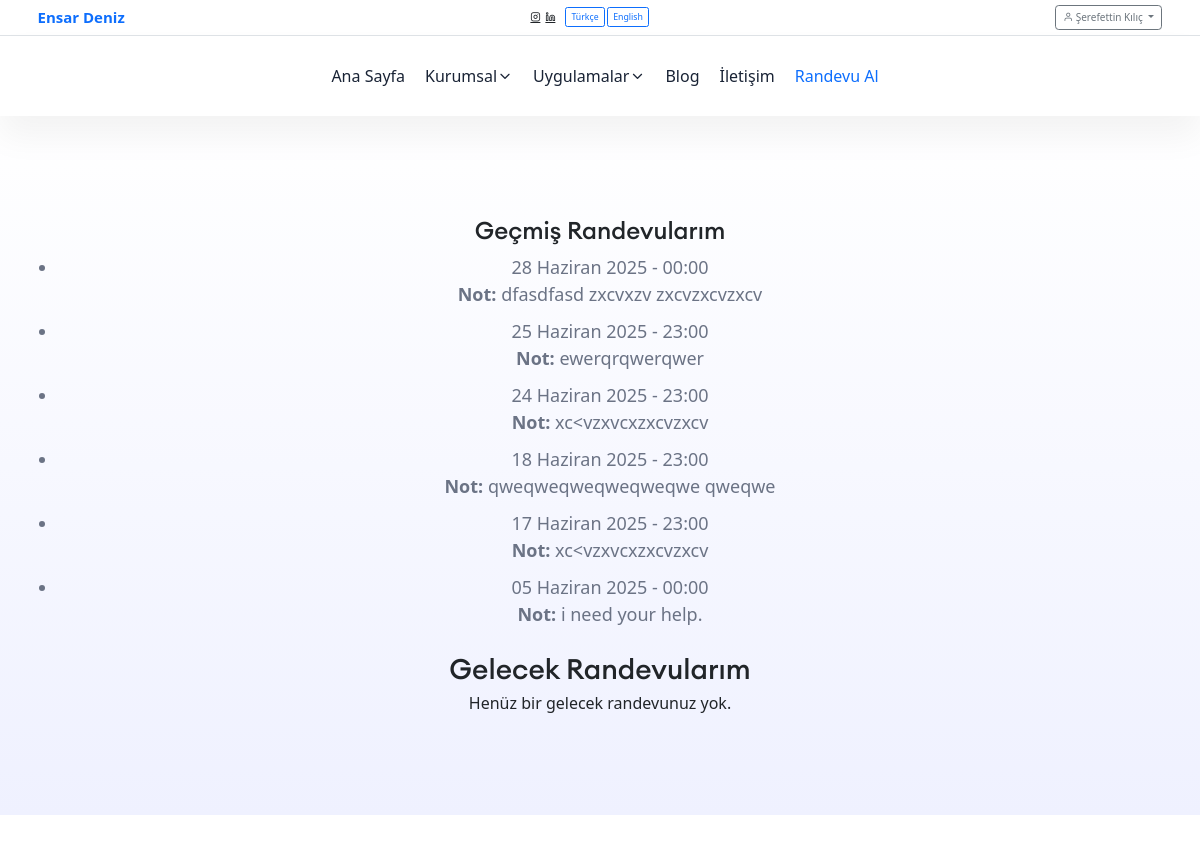
The page /kullanici/profil/ (signed in, upper part) on the database as committed earlier.
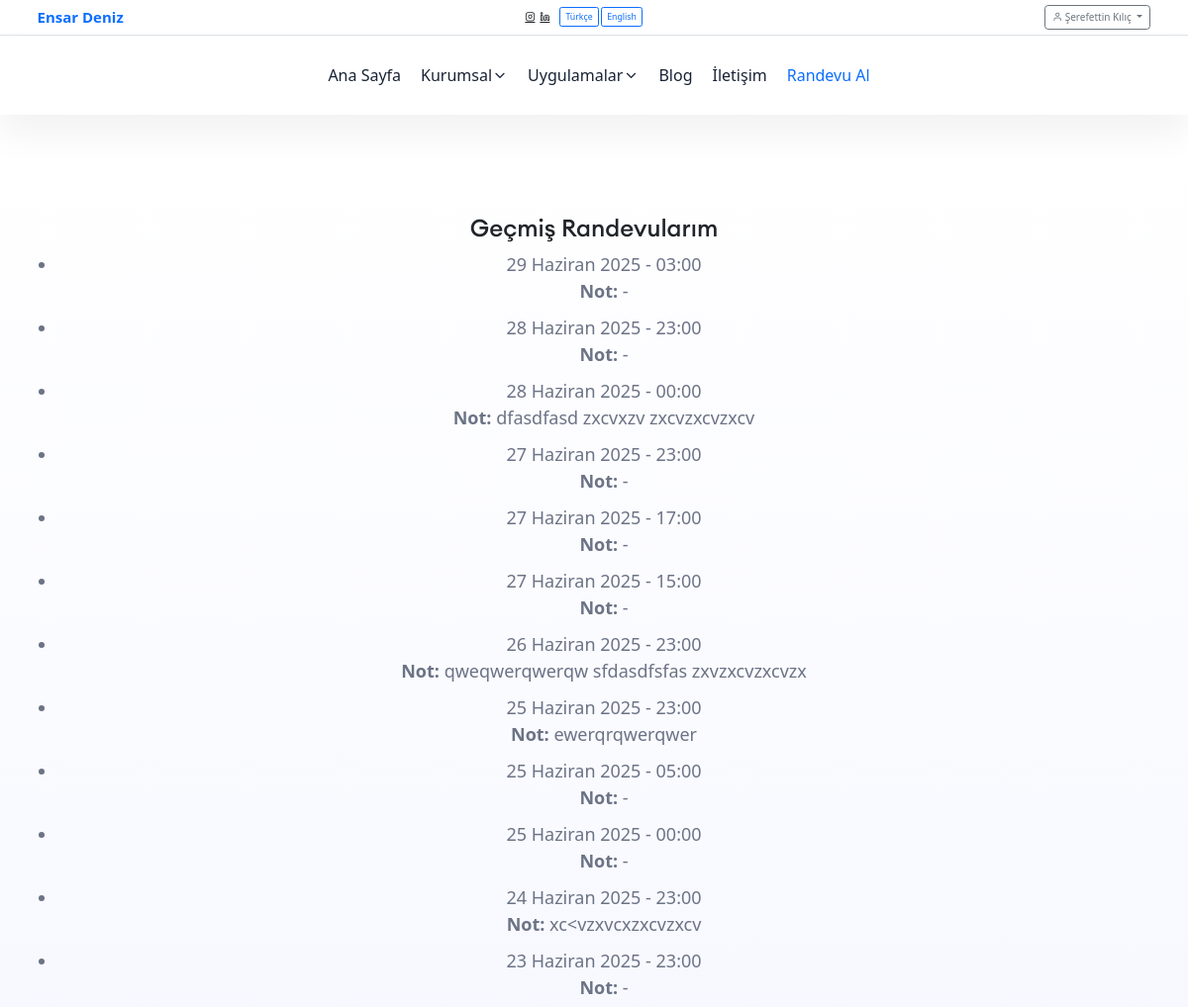
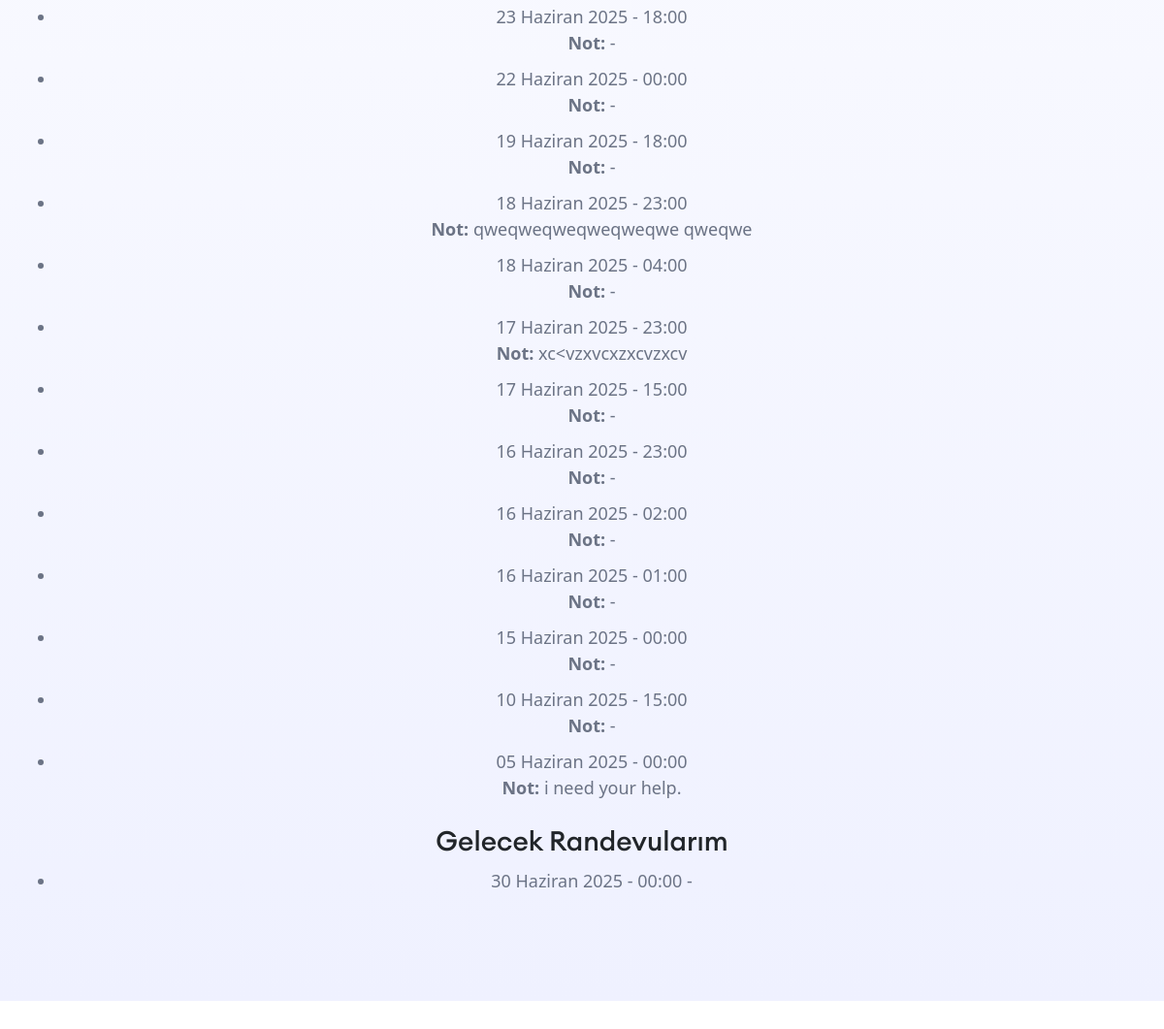
The same page on the database as committed later (2 pictures, top to bottom).
### users/models.py (models this page shows, shortened)
class CustomUser(AbstractBaseUser, PermissionsMixin):
    email = models.EmailField(_('email address'), unique=True)
    name = models.CharField(max_length=150)
    is_active = models.BooleanField(default=True)
    is_staff = models.BooleanField(default=False)
    created = models.DateTimeField(auto_now_add=True)
    updated = models.DateTimeField(auto_now=True)
    objects = CustomAccountManager()
    USERNAME_FIELD = 'email'
    REQUIRED_FIELDS = ['name']
    class Meta:
        verbose_name = "User"
        verbose_name_plural = "users"

class Appointment(models.Model):
    client = models.ForeignKey(CustomUser, on_delete=models.CASCADE, related_name="appointments")
    date = models.DateField()
    time = models.TimeField()
    notes = models.TextField(blank=True, null=True)
    created_at = models.DateTimeField(auto_now_add=True)
    is_paid = models.BooleanField(default=False)
    my_notes = models.TextField(blank=True, null=True)

### users/views.py (the view)
# urls.py: path('profil/', views.user_profile, name='profile'),
@login_required
def user_profile(request):
    user = request.user
    now = datetime.now()
    past_appointments = Appointment.objects.filter(client=user, date__lt=now.date()).order_by('-date', '-time')
    future_appointments = Appointment.objects.filter(client=user, date__gte=datetime.now().date()).order_by('date', 'time')
    return render(request, 'users/profil.html', {
        'past_appointments': past_appointments,
        'future_appointments': future_appointments
    })

### core/context_processors.py (called while the page is built)
def interventions_context(request):
    return {
        'intervention': Intervention.objects.all(),
        'redirect_to': request.path
    }

def get_client_ip(request):
    x_forwarded_for = request.META.get('HTTP_X_FORWARDED_FOR')
    if x_forwarded_for:
        ip = x_forwarded_for.split(',')[0]
    else:
        ip = request.META.get('REMOTE_ADDR')
    return ip

def is_from_turkey(request):
    if 'is_from_turkey' not in request.session:
        ip = get_client_ip(request)
        print("client ip: ", ip)
        try:
            response = requests.get(f"https://ipwho.is/{ip}")
            data = response.json()
            country = data.get("country")
            is_turkey = (country == "Turkey")
        except Exception:
            is_turkey = False
        request.session['is_from_turkey'] = is_turkey
    return {
        'is_from_turkey': request.session.get('is_from_turkey', False)
    }

### payment/context_processors.py (called while the page is built, shortened)
def interventions_context(request):
    return {
        'intervention': Intervention.objects.all(),
        'redirect_to': request.path
    }

def is_from_turkey(request):
    return {
        'is_from_turkey': request.session.get('is_from_turkey', False)
    }

### users/context_processors.py (called while the page is built, shortened)
def interventions_context(request):
    return {
        'intervention': Intervention.objects.all(),
        'redirect_to': request.path
    }

def auth_status(request):
    return {
        "is_authenticated": request.user.is_authenticated
    }

def is_from_turkey(request):
    return {
        'is_from_turkey': request.session.get('is_from_turkey', False)
    }

### templates/users/profil.html (shortened to what this page needs)
<!DOCTYPE html>
{% load static %}
{% load i18n %}
<html lang="en">
<head>
    <link rel="stylesheet" href="{% static 'css/vendor/bootstrap.min.css' %}">
    <link rel="stylesheet" href="{% static 'css/vendor/slick.css' %}">
    <link rel="stylesheet" href="{% static 'css/vendor/slick-theme.css' %}">
    <link rel="stylesheet" href="{% static 'css/plugins/sal.css' %}">
    <link rel="stylesheet" href="{% static 'css/plugins/feather.css' %}">
    <link rel="stylesheet" href="{% static 'css/plugins/fontawesome.min.css' %}">
    <link rel="stylesheet" href="{% static 'css/plugins/euclid-circulara.css' %}">
    <link rel="stylesheet" href="{% static 'css/plugins/swiper.css' %}">
    <link rel="stylesheet" href="{% static 'css/plugins/magnify.css' %}">
    <link rel="stylesheet" href="{% static 'css/plugins/odometer.css' %}">
    <link rel="stylesheet" href="{% static 'css/plugins/animation.css' %}">
    <link rel="stylesheet" href="{% static 'css/plugins/bootstrap-select.min.css' %}">
    <link rel="stylesheet" href="{% static 'css/plugins/jquery-ui.css' %}">
    <link rel="stylesheet" href="{% static 'css/plugins/magnigy-popup.min.css' %}">
    <link rel="stylesheet" href="{% static 'css/style.css' %}">
    <link rel="stylesheet" href="https://cdn.jsdelivr.net/npm/bootstrap@5.3.0/dist/css/bootstrap.min.css">
    <link rel="stylesheet"
        href="https://cdnjs.cloudflare.com/ajax/libs/bootstrap-datepicker/1.9.0/css/bootstrap-datepicker.min.css">
    <link rel="stylesheet"
        href="https://cdnjs.cloudflare.com/ajax/libs/bootstrap-timepicker/0.5.2/css/bootstrap-timepicker.min.css">
    <link rel="stylesheet" href="https://cdn.jsdelivr.net/npm/flatpickr/dist/flatpickr.min.css">
</head>
<body>
        <div id="app">
            <header class="rbt-header rbt-header-9">
                {% include '../header.html' %}
                {% include '../navbar.html' %}
            </header>
        <div class="rbt-breadcrumb-default ptb--100 ptb_md--50 ptb_sm--30 bg-gradient-1">
            <div class="container">
                <div class="row">
                    <div class="col-lg-12">
                        <div class="breadcrumb-inner text-center">
                            <h3>Geçmiş Randevularım</h3>
                            {% if past_appointments %}
                            <ul>
                                {% for appointment in past_appointments %}
                                <li>
                                    {{ appointment.date }} - {{ appointment.time }} <br>
                                    <strong>Not:</strong> {{ appointment.notes|default:"-" }}
                                </li>
                                {% endfor %}
                            </ul>
                            {% else %}
                            <p>Henüz geçmiş randevunuz bulunmamaktadır.</p>
                            {% endif %}
                            <br>
                            <h2>Gelecek Randevularım</h2>
                            {% if future_appointments %}
                            <ul>
                                {% for appointment in future_appointments %}
                                <li>{{ appointment.date }} - {{ appointment.time }} - {{ appointment.notes }}</li>
                                {% endfor %}
                            </ul>
                            {% else %}
                            <p>Henüz bir gelecek randevunuz yok.</p>
                            {% endif %}
                        </div>
                    </div>
                </div>
            </div>
        </div>
    </div>
</body>
</html>

### templates/header.html (shortened to what this page needs)
{% load i18n %}
<header class="rbt-header rbt-header-9 border-bottom py-2">
    <div class="container">
        <div class="d-flex justify-content-between align-items-center flex-wrap">
            <div class="d-flex align-items-center mb-2 mb-md-0">
                <a href="{% url 'core:home' %}" class="navbar-brand fw-bold fs-4 text-primary">
                    Ensar Deniz
                </a>
            </div>
            <div class="d-flex align-items-center gap-3 mb-2 mb-md-0">
                <div class="d-flex gap-2">
                    <a href="https://www.instagram.com/psikologensardeniz" target="_blank" class="text-dark">
                        <i class="feather-instagram"></i>
                    </a>
                    <a href="https://www.linkedin.com/in/ensar-deniz-b9ba79211?utm_source=share&utm_campaign=share_via&utm_content=profile&utm_medium=android_app" target="_blank" class="text-dark">
                        <i class="feather-linkedin"></i>
                    </a>
                </div>
                <form action="{% url 'set_language' %}" method="post" class="d-flex gap-1">
                    <button type="submit" name="language" value="tr"
                        class="btn btn-sm {% if LANGUAGE_CODE == 'tr' %}btn-primary{% else %}btn-outline-primary{% endif %}">
                        Türkçe
                    </button>
                    <button type="submit" name="language" value="en"
                        class="btn btn-sm {% if LANGUAGE_CODE == 'en' %}btn-primary{% else %}btn-outline-primary{% endif %}">
                        English
                    </button>
                </form>
            </div>
            <div class="d-flex align-items-center gap-3">
                {% if user.is_authenticated %}
                    <div class="dropdown">
                        <a class="btn btn-outline-secondary dropdown-toggle" href="#" role="button" data-bs-toggle="dropdown" aria-expanded="false">
                            <i class="feather-user"></i> {{ user.name }}
                        </a>
                    </div>
                {% else %}
                    <a href="{% url 'users:login' %}" class="btn btn-outline-primary">
                        <i class="feather-user"></i> {% trans "Giriş Yap" %}
                    </a>
                {% endif %}
            </div>
        </div>
    </div>
</header>

### templates/navbar.html (shortened to what this page needs)
{% load i18n %}
<div class="rbt-header-wrapper  header-not-transparent header-sticky">
    <div class="container">
        <div class="mainbar-row rbt-navigation-end align-items-center">
            <div class="header-left rbt-header-content">
                <div class="header-info">
                </div>
            </div>
            <div class="rbt-main-navigation d-none d-xl-block">
                <nav class="mainmenu-nav">
                    <ul class="mainmenu">
                        <li class="with-megamenu has-menu-child-item position-static">
                            <a href="{% url 'core:home' %}">{% trans "Ana Sayfa" %}</a>
                        </li>
                        <li class="has-dropdown has-menu-child-item">
                            <a href="#">{% trans "Kurumsal" %}
                                <i class="feather-chevron-down"></i>
                            </a>
                        </li>
                        <li class="has-dropdown has-menu-child-item">
                            <a href="{% url 'core:home' %}#uygulamalar" title="Uygulamalar">{% trans "Uygulamalar" %}
                                <i class="feather-chevron-down"></i>
                            </a>
                        </li>
                        <li class="with-megamenu has-menu-child-item position-static">
                            <a href="{% url 'core:blog' %}">{% trans "Blog" %}</a>
                        </li>
                        <li class="with-megamenu has-menu-child-item position-static">
                            <a href="{% url 'core:iletisim' %}">{% trans "İletişim" %}</a>
                        </li>
                        <li class="with-megamenu has-menu-child-item position-static">
                            <a href="{% url 'users:randevu_olustur' %}" class="text-primary">{% trans "Randevu Al" %}</a>
                        </li>
                    </ul>
                </nav>
            </div>
        </div>
    </div>
</div>

### templates/mobile-section.html (shortened to what this page needs)
{% load i18n %}
{% load static %}

### templates/footer.html (shortened to what this page needs)
{% load i18n %}

### templates/users/profil.html (style rules this page uses)
.breadcrumb-inner h3 { font-size: 24px; }
.breadcrumb-inner h2 { font-size: 28px; }
.breadcrumb-inner ul li { font-size: 18px; }

Rows that differ between the two databases and show on the page:
added Appointment: date "29 Haziran 2025", time "03:00", notes "-", shown under "Geçmiş Randevularım"
added Appointment: date "28 Haziran 2025", time "23:00", notes "-", shown under "Geçmiş Randevularım"
added Appointment: date "27 Haziran 2025", time "23:00", notes "-", shown under "Geçmiş Randevularım"
added Appointment: date "27 Haziran 2025", time "17:00", notes "-", shown under "Geçmiş Randevularım"
added Appointment: date "27 Haziran 2025", time "15:00", notes "-", shown under "Geçmiş Randevularım"
added Appointment: date "26 Haziran 2025", time "23:00", notes "qweqwerqwerqw sfdasdfsfas zxvzxcvzxcvzx", shown under "Geçmiş Randevularım"
added Appointment: date "25 Haziran 2025", time "05:00", notes "-", shown under "Geçmiş Randevularım"
added Appointment: date "25 Haziran 2025", time "00:00", notes "-", shown under "Geçmiş Randevularım"
added Appointment: date "23 Haziran 2025", time "23:00", notes "-", shown under "Geçmiş Randevularım"
added Appointment: date "23 Haziran 2025", time "18:00", notes "-", shown under "Geçmiş Randevularım"
added Appointment: date "22 Haziran 2025", time "00:00", notes "-", shown under "Geçmiş Randevularım"
added Appointment: date "19 Haziran 2025", time "18:00", notes "-", shown under "Geçmiş Randevularım"
added Appointment: date "18 Haziran 2025", time "04:00", notes "-", shown under "Geçmiş Randevularım"
added Appointment: date "17 Haziran 2025", time "15:00", notes "-", shown under "Geçmiş Randevularım"
added Appointment: date "16 Haziran 2025", time "23:00", notes "-", shown under "Geçmiş Randevularım"
added Appointment: date "16 Haziran 2025", time "02:00", notes "-", shown under "Geçmiş Randevularım"
added Appointment: date "16 Haziran 2025", time "01:00", notes "-", shown under "Geçmiş Randevularım"
added Appointment: date "15 Haziran 2025", time "00:00", notes "-", shown under "Geçmiş Randevularım"
added Appointment: date "10 Haziran 2025", time "15:00", notes "-", shown under "Geçmiş Randevularım"
added Appointment: date "30 Haziran 2025", time "00:00", shown under "Gelecek Randevularım"
Other text that changed with them:
text no longer shown: "Henüz bir gelecek randevunuz yok."
